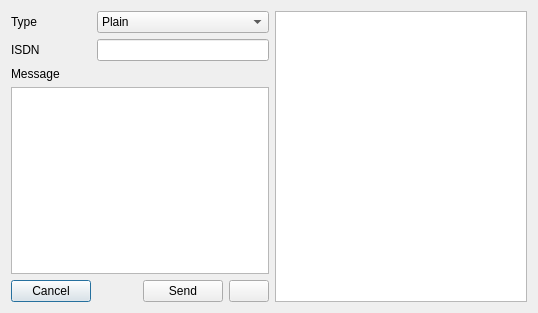
<?xml version="1.0" encoding="UTF-8"?>
<ui version="4.0">
 <class>Widget</class>
 <widget class="QWidget" name="Widget">
  <property name="enabled">
   <bool>true</bool>
  </property>
  <property name="geometry">
   <rect>
    <x>0</x>
    <y>0</y>
    <width>538</width>
    <height>313</height>
   </rect>
  </property>
  <property name="sizePolicy">
   <sizepolicy hsizetype="Preferred" vsizetype="Preferred">
    <horstretch>1</horstretch>
    <verstretch>0</verstretch>
   </sizepolicy>
  </property>
  <property name="windowTitle">
   <string>Widget</string>
  </property>
  <layout class="QHBoxLayout" name="horizontalLayout" stretch="0,3">
   <item>
    <layout class="QGridLayout" name="gridLayout">
     <item row="0" column="0">
      <widget class="QLabel" name="Type">
       <property name="text">
        <string>Type</string>
       </property>
      </widget>
     </item>
     <item row="1" column="0">
      <widget class="QLabel" name="Isdn">
       <property name="text">
        <string>ISDN</string>
       </property>
      </widget>
     </item>
     <item row="2" column="0">
      <widget class="QLabel" name="label_3">
       <property name="text">
        <string>Message</string>
       </property>
      </widget>
     </item>
     <item row="3" column="0" colspan="4">
      <widget class="QTextEdit" name="textEdit"/>
     </item>
     <item row="4" column="0">
      <widget class="QPushButton" name="Cancel">
       <property name="mouseTracking">
        <bool>false</bool>
       </property>
       <property name="tabletTracking">
        <bool>false</bool>
       </property>
       <property name="acceptDrops">
        <bool>false</bool>
       </property>
       <property name="layoutDirection">
        <enum>Qt::LeftToRight</enum>
       </property>
       <property name="autoFillBackground">
        <bool>false</bool>
       </property>
       <property name="text">
        <string>Cancel</string>
       </property>
       <property name="autoRepeat">
        <bool>false</bool>
       </property>
       <property name="autoExclusive">
        <bool>false</bool>
       </property>
       <property name="autoDefault">
        <bool>false</bool>
       </property>
       <property name="default">
        <bool>true</bool>
       </property>
       <property name="flat">
        <bool>false</bool>
       </property>
      </widget>
     </item>
     <item row="4" column="1">
      <spacer name="horizontalSpacer">
       <property name="orientation">
        <enum>Qt::Horizontal</enum>
       </property>
       <property name="sizeHint" stdset="0">
        <size>
         <width>40</width>
         <height>20</height>
        </size>
       </property>
      </spacer>
     </item>
     <item row="4" column="2">
      <widget class="QPushButton" name="Send">
       <property name="text">
        <string>Send</string>
       </property>
      </widget>
     </item>
     <item row="4" column="3">
      <widget class="QPushButton" name="pushButton">
       <property name="text">
        <string/>
       </property>
       <property name="icon">
        <iconset resource="res.qrc">
         <normaloff>:/pic/pic/ridht.png</normaloff>
         <normalon>:/pic/pic/up.png</normalon>:/pic/pic/ridht.png</iconset>
       </property>
       <property name="checkable">
        <bool>true</bool>
       </property>
       <property name="checked">
        <bool>false</bool>
       </property>
       <property name="autoRepeat">
        <bool>false</bool>
       </property>
      </widget>
     </item>
     <item row="1" column="1" colspan="3">
      <widget class="QLineEdit" name="lineEditIsdn"/>
     </item>
     <item row="0" column="1" colspan="3">
      <widget class="QComboBox" name="comboBoxType">
       <item>
        <property name="text">
         <string>Plain</string>
        </property>
       </item>
       <item>
        <property name="text">
         <string>Flash</string>
        </property>
       </item>
       <item>
        <property name="text">
         <string>Binarry</string>
        </property>
       </item>
      </widget>
     </item>
    </layout>
   </item>
   <item>
    <widget class="QTableView" name="tableViewHistory"/>
   </item>
  </layout>
 </widget>
 <resources>
  <include location="res.qrc"/>
 </resources>
 <connections>
  <connection>
   <sender>Cancel</sender>
   <signal>clicked()</signal>
   <receiver>Widget</receiver>
   <slot>close()</slot>
   <hints>
    <hint type="sourcelabel">
     <x>149</x>
     <y>574</y>
    </hint>
    <hint type="destinationlabel">
     <x>171</x>
     <y>595</y>
    </hint>
   </hints>
  </connection>
 </connections>
</ui>
